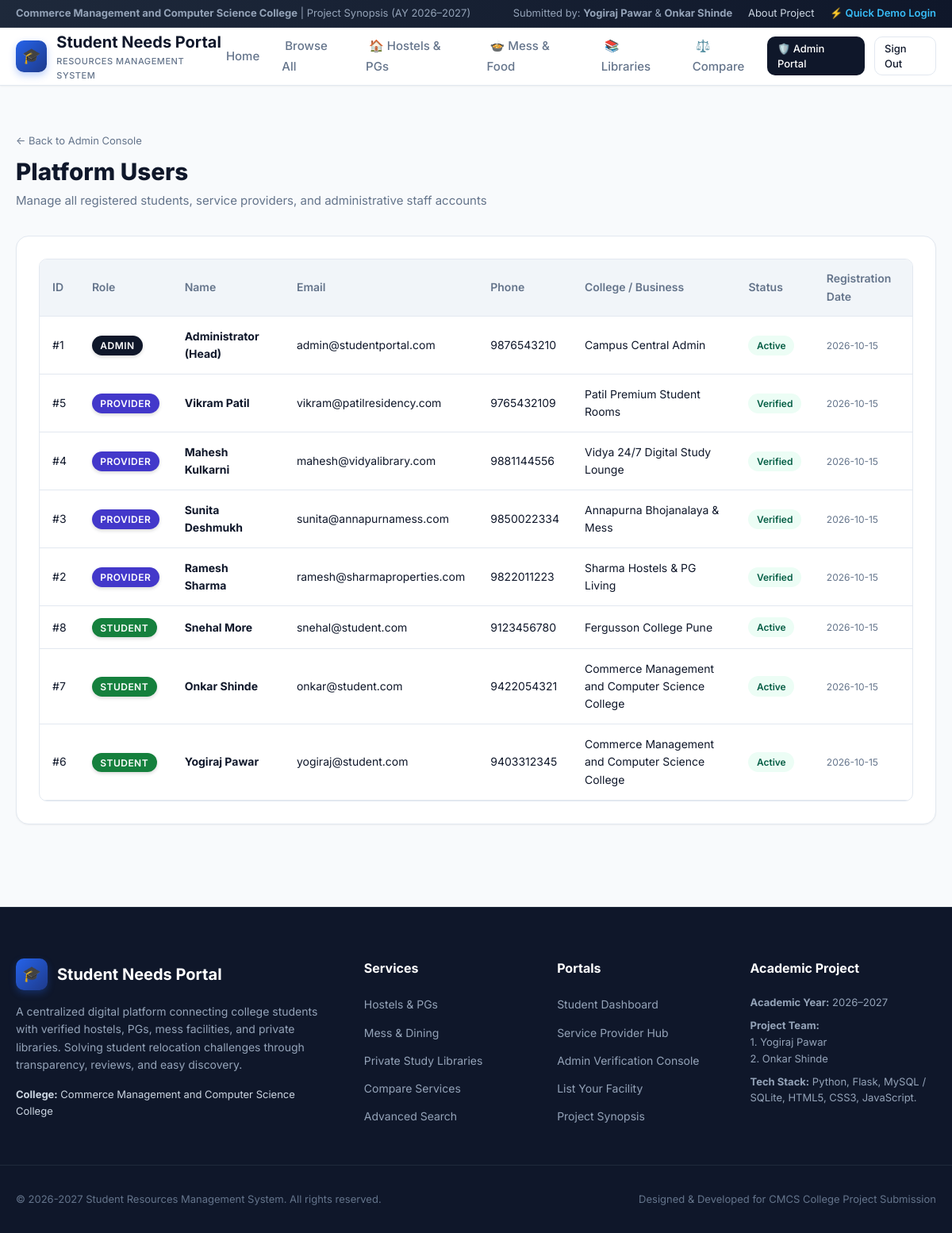
Page /admin/users (signed in) on the committed database.
### tables this page shows
CREATE TABLE users (
        id INTEGER PRIMARY KEY AUTOINCREMENT,
        role TEXT NOT NULL DEFAULT 'student',
        name TEXT NOT NULL,
        email TEXT UNIQUE NOT NULL,
        phone TEXT,
        password_hash TEXT NOT NULL,
        college_name TEXT,
        business_name TEXT,
        address TEXT,
        is_verified INTEGER DEFAULT 0,
        created_at TIMESTAMP DEFAULT CURRENT_TIMESTAMP
    );

### app.py (the view)
@app.route('/admin/users')
@login_required
@role_required(['admin'])
def admin_users():
    users = query_db("SELECT * FROM users ORDER BY role, id DESC")
    return render_template('admin/manage_users.html', users=users)

### app.py (called while the page is built)
def get_current_user():
    user_id = session.get('user_id')
    if not user_id:
        return None
    return query_db("SELECT * FROM users WHERE id = ?", [user_id], one=True)

def login_required(f):
    @wraps(f)
    def decorated_function(*args, **kwargs):
        if 'user_id' not in session:
            flash("Please sign in to access this page.", "warning")
            return redirect(url_for('login', next=request.url))
        return f(*args, **kwargs)
    return decorated_function

def role_required(allowed_roles):
    def decorator(f):
        @wraps(f)
        def decorated_function(*args, **kwargs):
            if 'user_id' not in session:
                flash("Please log in first.", "warning")
                return redirect(url_for('login', next=request.url))
            user = get_current_user()
            if not user or user['role'] not in allowed_roles:
                flash("You do not have permission to view that page.", "danger")
                return redirect(url_for('index'))
            return f(*args, **kwargs)
        return decorated_function
    return decorator

### database.py (called while the page is built)
def query_db(query, args=(), one=False):
    conn = get_db()
    db_type = getattr(g, 'db_type', 'sqlite')
    if db_type == 'mysql':
        mysql_query = query.replace('?', '%s')
        cursor = conn.cursor(dictionary=True)
        cursor.execute(mysql_query, args)
        rv = cursor.fetchall()
        cursor.close()
    else:
        cursor = conn.cursor()
        cursor.execute(query, args)
        rv = [dict(row) for row in cursor.fetchall()]
        cursor.close()
    return (rv[0] if rv else None) if one else rv

### templates/admin/manage_users.html (shortened to what this page needs)
{% extends 'base.html' %}
{% block content %}
<div class="container" style="padding: 2.5rem 1.25rem 5rem;">
  <div style="margin-bottom: 2rem;">
    <a href="{{ url_for('admin_dashboard') }}" style="font-size: 0.8125rem; color: #64748b;">&larr; Back to Admin Console</a>
    <h1 style="font-size: 1.85rem; font-weight: 800; color: #0f172a; margin-top: 0.25rem;">Platform Users</h1>
    <p style="color: #64748b; font-size: 0.9375rem;">Manage all registered students, service providers, and administrative staff accounts</p>
  </div>
  <div class="info-card">
    <div class="table-responsive">
      <table class="custom-table">
        <thead>
          <tr>
            <th>ID</th>
            <th>Role</th>
            <th>Name</th>
            <th>Email</th>
            <th>Phone</th>
            <th>College / Business</th>
            <th>Status</th>
            <th>Registration Date</th>
          </tr>
        </thead>
        <tbody>
          {% for u in users %}
            <tr>
              <td>#{{ u.id }}</td>
              <td>
                {% if u.role == 'admin' %}
                  <span class="badge-tag" style="position: static; background: #0f172a; color: #ffffff;">Admin</span>
                {% elif u.role == 'provider' %}
                  <span class="badge-tag badge-accommodation" style="position: static;">Provider</span>
                {% else %}
                  <span class="badge-tag badge-library" style="position: static;">Student</span>
                {% endif %}
              </td>
              <td><strong style="color: #0f172a;">{{ u.name }}</strong></td>
              <td>{{ u.email }}</td>
              <td>{{ u.phone or 'N/A' }}</td>
              <td>{{ u.business_name or u.college_name or 'Main Campus' }}</td>
              <td>
                {% if u.role == 'provider' %}
                  {% if u.is_verified == 1 %}
                    <span class="status-pill status-approved">Verified</span>
                  {% else %}
                    <span class="status-pill status-pending">Pending</span>
                  {% endif %}
                {% else %}
                  <span class="status-pill status-approved">Active</span>
                {% endif %}
              </td>
              <td style="font-size: 0.75rem; color: #64748b;">{{ u.created_at[:10] }}</td>
            </tr>
          {% endfor %}
        </tbody>
      </table>
    </div>
  </div>
</div>
{% endblock %}

### static/css/style.css (style rules this page uses)
:root { --primary: #2563eb; --primary-hover: #1d4ed8; --primary-light: #eff6ff; --primary-dark: #1e3a8a; --secondary: #0f172a; --accent: #f59e0b; --accent-light: #fef3c7; --success: #10b981; --success-light: #ecfdf5; --warning: #f59e0b; --warning-light: #fffbeb; --danger: #ef4444; --danger-light: #fef2f2; --bg-main: #f8fafc; --bg-card: #ffffff; --bg-glass: rgba(255, 255, 255, 0.85); --text-main: #0f172a; --text-muted: #64748b; --text-light: #94a3b8; --border: #e2e8f0; --border-focus: #93c5fd; --radius-sm: 6px; --radius-md: 10px; --radius-lg: 16px; --radius-xl: 24px; --radius-full: 9999px; --shadow-sm: 0 1px 2px 0 rgba(0, 0, 0, 0.05); --shadow-md: 0 4px 6px -1px rgba(0, 0, 0, 0.08), 0 2px 4px -2px rgba(0, 0, 0, 0.04); --shadow-lg: 0 10px 15px -3px rgba(0, 0, 0, 0.08), 0 4px 6px -4px rgba(0, 0, 0, 0.04); --shadow-xl: 0 20px 25px -5px rgba(0, 0, 0, 0.1), 0 8px 10px -6px rgba(0, 0, 0, 0.04); --transition: all 0.2s cubic-bezier(0.4, 0, 0.2, 1); --font-sans: 'Inter', -apple-system, BlinkMacSystemFont, "Segoe UI", Roboto, Oxygen, Ubuntu, Cantarell, sans-serif; }
* { box-sizing: border-box; margin: 0; padding: 0; }
body { font-family: var(--font-sans); background-color: var(--bg-main); color: var(--text-main); line-height: 1.6; min-height: 100vh; display: flex; flex-direction: column; }
a { color: var(--primary); text-decoration: none; transition: var(--transition); }
.container { width: 100%; max-width: 1240px; margin: 0 auto; padding: 0 1.25rem; }
.badge-tag { position: absolute; top: 0.85rem; left: 0.85rem; padding: 0.3rem 0.65rem; border-radius: var(--radius-full); font-size: 0.75rem; font-weight: 600; text-transform: uppercase; letter-spacing: 0.04em; box-shadow: 0 2px 4px rgba(0,0,0,0.15); }
.badge-accommodation { background: #4338ca; color: #ffffff; }
.badge-library { background: #15803d; color: #ffffff; }
.info-card { background: var(--bg-card); border: 1px solid var(--border); border-radius: var(--radius-lg); padding: 1.75rem; margin-bottom: 1.5rem; box-shadow: var(--shadow-sm); }
.table-responsive { width: 100%; overflow-x: auto; border-radius: var(--radius-md); border: 1px solid var(--border); background: var(--bg-card); }
.custom-table { width: 100%; border-collapse: collapse; text-align: left; font-size: 0.875rem; }
.custom-table th { background: #f1f5f9; padding: 0.85rem 1rem; font-weight: 600; color: var(--text-muted); border-bottom: 1px solid var(--border); }
.custom-table td { padding: 0.85rem 1rem; border-bottom: 1px solid var(--border); vertical-align: middle; }
.status-pill { display: inline-flex; align-items: center; gap: 0.35rem; font-size: 0.75rem; font-weight: 600; padding: 0.2rem 0.65rem; border-radius: var(--radius-full); text-transform: capitalize; }
.status-approved { background: var(--success-light); color: #065f46; }

### rows in the picture
users: id "1", role "ADMIN", name "Administrator (Head)", email "admin@studentportal.com", phone "9876543210", business_name "Campus Central Admin", created_at "2026-10-15"
users: id "5", role "PROVIDER", name "Vikram Patil", email "vikram@patilresidency.com", phone "9765432109", business_name "Patil Premium Student Rooms", created_at "2026-10-15"
users: id "4", role "PROVIDER", name "Mahesh Kulkarni", email "mahesh@vidyalibrary.com", phone "9881144556", business_name "Vidya 24/7 Digital Study Lounge", created_at "2026-10-15"
users: id "3", role "PROVIDER", name "Sunita Deshmukh", email "sunita@annapurnamess.com", phone "9850022334", business_name "Annapurna Bhojanalaya & Mess", created_at "2026-10-15"
users: id "2", role "PROVIDER", name "Ramesh Sharma", email "ramesh@sharmaproperties.com", phone "9822011223", business_name "Sharma Hostels & PG Living", created_at "2026-10-15"
users: id "8", role "STUDENT", name "Snehal More", email "snehal@student.com", phone "9123456780", college_name "Fergusson College Pune", created_at "2026-10-15"
users: id "7", role "STUDENT", name "Onkar Shinde", email "onkar@student.com", phone "9422054321", college_name "Commerce Management and Computer Science College", created_at "2026-10-15"
users: id "6", role "STUDENT", name "Yogiraj Pawar", email "yogiraj@student.com", phone "9403312345", college_name "Commerce Management and Computer Science College", created_at "2026-10-15"

### other values in the picture
{{ config.COLLEGE_NAME }} "Commerce Management and Computer Science College"
{{ config.ACADEMIC_YEAR }} "2026–2027"
